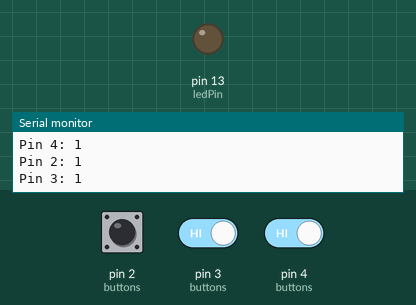
Simulated run of this sketch. Board: Arduino Uno, built with avr-gcc and run on an emulated ATmega328P. Parts: output pins drawn as LEDs (lit = HIGH), the last lines printed to the serial monitor. The test bench sets the inputs (shaded band); at power-on: pin 2 (buttons) HIGH, pin 4 (buttons) HIGH, pin 3 (buttons) HIGH.

Above: at 1.2 s.
1.3 s: pin 2 (buttons) pulled LOW for 0.15 s
At 2.1 s:
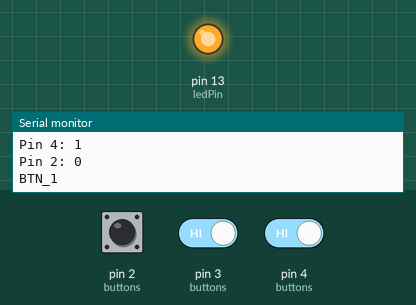
3.8 s: pin 2 (buttons) driven LOW and pin 4 (buttons) driven LOW
At 6.5 s:
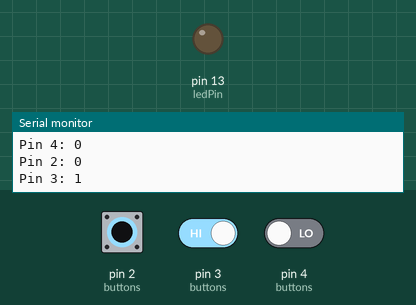
6.8 s: pin 3 (buttons) driven LOW and pin 4 (buttons) driven HIGH
At 7.6 s:
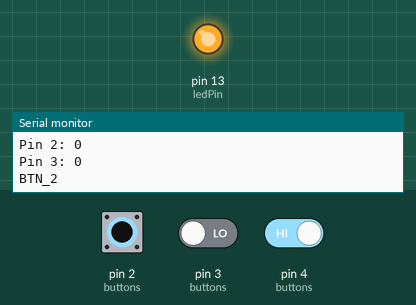
9.8 s: pin 4 (buttons) driven LOW
At 12.3 s:
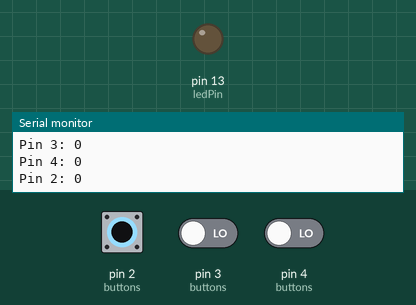
Timing chart, 0 to 13.8 s (numbered marks = the images above; inputs shaded):
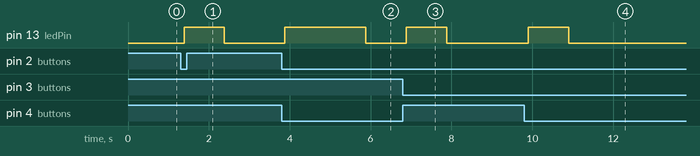

Measured:
- after the input at 1.3 s, pin 13 (ledPin): LOW → HIGH after 0.09 s, → LOW 1.0 s later
- after the input at 3.8 s, pin 13 (ledPin): LOW → HIGH after 0.07 s, → LOW 2.0 s later
- after the input at 6.8 s, pin 13 (ledPin): LOW → HIGH after 0.09 s, → LOW 1.0 s later
- after the input at 9.8 s, pin 13 (ledPin): LOW → HIGH after 0.10 s, → LOW 1.0 s later

The sketch:

button_input.ino
```cpp
struct Button {
  int pin;
  const char* label;
  bool state;
  bool lastState;
  unsigned long lastDebounce;
};

unsigned long debounceDelay = 50;
const int ledPin = 13;

// Add more buttons here!
Button buttons[] = {
  {2, "BTN_1", HIGH, HIGH, 0},
  {3, "BTN_2", HIGH, HIGH, 0},
  {4, "BTN_3", HIGH, HIGH, 0},
};

const int buttonCount = sizeof(buttons) / sizeof(buttons[0]);

void setup() {
  pinMode(ledPin, OUTPUT); // LED on pin 13
  Serial.begin(9600);

  for (int i = 0; i < buttonCount; i++) {
    pinMode(buttons[i].pin, INPUT_PULLUP);
  }
}

void loop() {
  for (int i = 0; i < buttonCount; i++) {
    Serial.print("Pin ");
    Serial.print(buttons[i].pin);
    Serial.print(": ");
    Serial.println(digitalRead(buttons[i].pin));

    int reading = digitalRead(buttons[i].pin);

    if (reading != buttons[i].lastState) {
      buttons[i].lastDebounce = millis();
    }

    if ((millis() - buttons[i].lastDebounce) > debounceDelay) {
      if (reading != buttons[i].state) {
        buttons[i].state = reading;
        if (buttons[i].state == LOW) {
          Serial.println(buttons[i].label);
          digitalWrite(ledPin, HIGH); // These 3 lines turn the LED on and off when a button is pressed
          delay(1000);
          digitalWrite(ledPin, LOW);
        }
      }
    }

    buttons[i].lastState = reading;
  }
}
```
